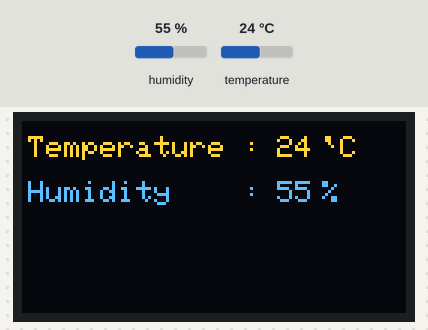
Recording of a sketch running on a simulated Arduino Uno, built with avr-gcc and run on an emulated ATmega328P. Shown: 128×64 one-colour display. Inputs (shaded band) come from the test bench; at power-on: humidity 55 %, temperature 24 °C. The OLED is the two-colour kind (top 16 rows yellow).

Above: at 1.2 s.
1.3 s: humidity set to 22 %
At 1.7 s:
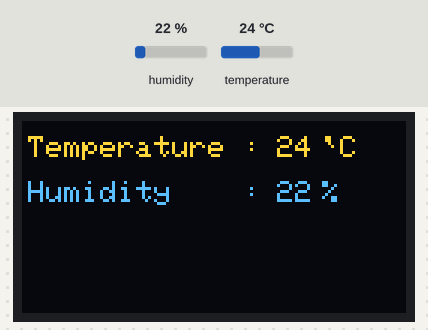
2.9 s: temperature set to 12 °C
At 3.5 s:
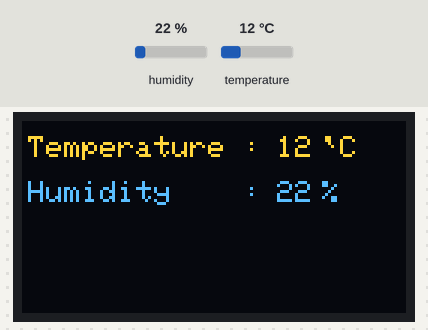
4.4 s: humidity set to 40 %
At 5.3 s:
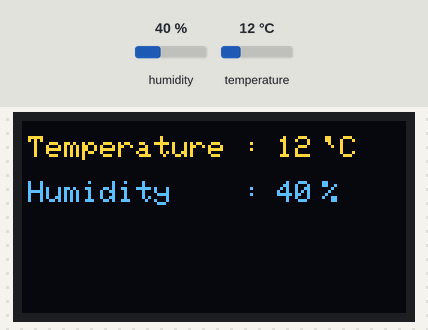
6.0 s: temperature set to 19 °C
Timing chart, 0 to 8.5 s (numbered marks = the images above; inputs shaded):
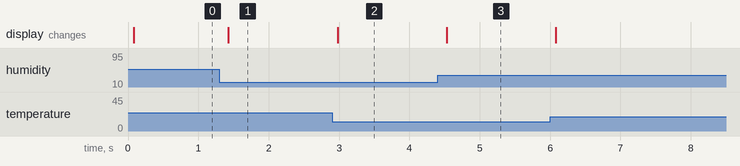

Measured:
- after the input at 1.3 s, the display: changes after 0.13 s (image 1)
- after the input at 2.9 s, the display: changes after 0.08 s (image 2)
- after the input at 4.4 s, the display: changes after 0.13 s (image 3)

The sketch:

oled_with_node_mcu.ino
```cpp
#include <SPI.h>
#include <Wire.h>
#include <Adafruit_GFX.h>
#include <Adafruit_SSD1306.h>
#include <dht.h>
dht DHT;
#define DHT11_PIN 2
#define OLED_MOSI  13 //d7 -13---D1  oled
#define OLED_CLK   14 //d5 -14---D0  oled
#define OLED_DC    4  //d2 -04---DC  oled
#define OLED_CS    15 //d8 -15---CS  oled
#define OLED_RESET 5  //d1 -05---RST oled

Adafruit_SSD1306 display(OLED_MOSI, OLED_CLK, OLED_DC, OLED_RESET, OLED_CS);
#define SSD1306_LCDHEIGHT 64
#if (SSD1306_LCDHEIGHT != 64)
#error("Height incorrect, please fix Adafruit_SSD1306.h!");
#endif*/


void setup()
{
  display.begin(SSD1306_SWITCHCAPVCC);
  display.clearDisplay();
  display.setTextColor(WHITE);
  display.setTextSize(1.5);
  Serial.begin(115200);
}
void loop()
{
  int chk = DHT.read11(DHT11_PIN);  // Read apin on DHT11
  /*display.clearDisplay();
  display.setTextSize(1.5);
  display.setCursor(30,10);
  display.print("Welcome To");
  display.setCursor(20,20);
  display.print("IPCS AUTOMATION");
  display.display();
  delay(2000);*/

  display.clearDisplay();
  display.setTextSize(1.7);
  display.setCursor(2,5);
  display.print("Temperature : ");
  display.setCursor(85, 5);  // set position
  display.print(DHT.temperature, 0);  // display temperature from DHT11
  display.setCursor(100,5);
  display.print("`C");

  display.setCursor(2,20);
  display.print("Humidity    : ");
  display.setCursor(85, 20);
  display.print(DHT.humidity, 0);  // display humidity from DHT11
  display.setCursor(100,20);
  display.print("%");
  display.display();
  delay(50);
  // Delay of 5sec before accessing DHT11 (min - 2sec)
}
```
